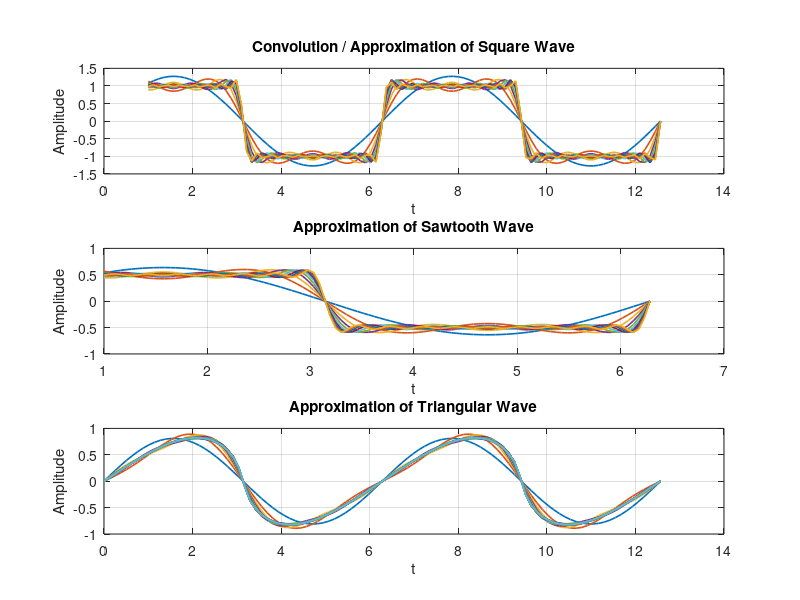

MATLAB code to generate this figure:
clc; clear; close all;

% Parameters
T = 2 * pi;
W = (2 * pi) / T;
N = 20;

figure('Name', 'Fourier Series Approximations', 'Position', [100, 100, 700, 900]);

% --- 1. Square Wave ---
subplot(3, 1, 1);
t1 = linspace(1, 4 * pi, 100);
sq_wave = zeros(1, length(t1));

for n = 1:2:N
    sq_wave = sq_wave + (4 / (n * pi)) * sin(n * W * t1);
    plot(t1, sq_wave, 'LineWidth', 1.2);
    hold on;
end
grid on;
title('Convolution / Approximation of Square Wave');
xlabel('t');
ylabel('Amplitude');
hold off;

% --- 2. Sawtooth Wave ---
subplot(3, 1, 2);
t2 = linspace(1, 2 * pi, 100);
saw_wave = zeros(1, length(t2));

for n = 1:2:N
    saw_wave = saw_wave + (2 / (n * pi)) * (-1)^(n + 1) * sin(n * W * t2);
    plot(t2, saw_wave, 'LineWidth', 1.2);
    hold on;
end
grid on;
title('Approximation of Sawtooth Wave');
xlabel('t');
ylabel('Amplitude');
hold off;

% --- 3. Triangular Wave ---
subplot(3, 1, 3);
t3 = linspace(0, 4 * pi, 100);
tri_wave = zeros(size(t3));

for n = 1:1:N
    tri_wave = tri_wave + (8 / (n^2 * pi^2)) * (-1)^(n - 1) * sin(n * W * t3);
    plot(t3, tri_wave, 'LineWidth', 1.2);
    hold on;
end
grid on;
title('Approximation of Triangular Wave');
xlabel('t');
ylabel('Amplitude');
hold off;
